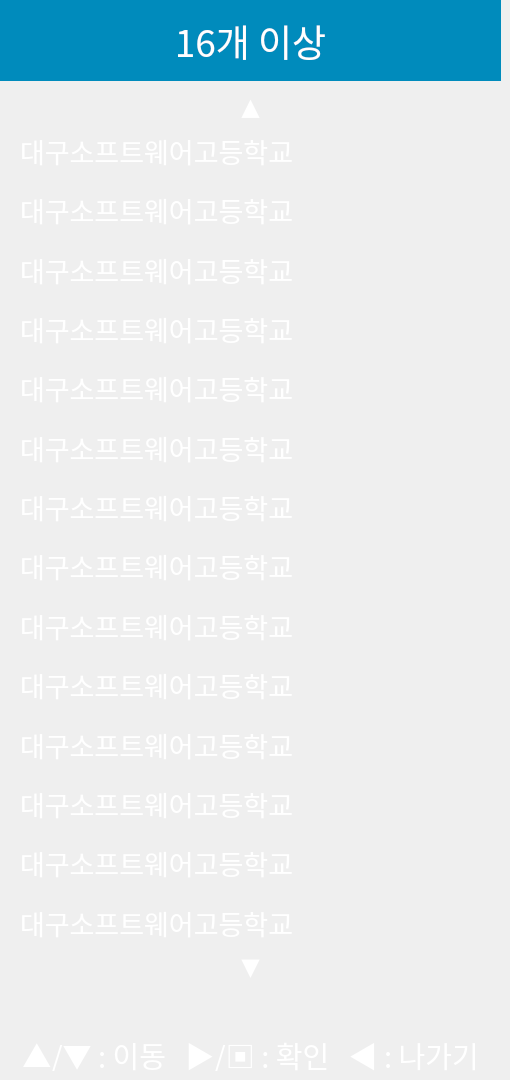
    <widget class="QWidget" name="set_sc_2_2">
     <attribute name="title">
      <string>Page</string>
     </attribute>
     <widget class="QLabel" name="set_kit_2_title">
      <property name="geometry">
       <rect>
        <x>0</x>
        <y>0</y>
        <width>501</width>
        <height>81</height>
       </rect>
      </property>
      <property name="font">
       <font>
        <family>나눔바른고딕</family>
        <pointsize>28</pointsize>
        <weight>50</weight>
        <bold>false</bold>
        <kerning>true</kerning>
       </font>
      </property>
      <property name="styleSheet">
       <string notr="true">color : rgb(255,255,255);
background-color: rgb(0,139,188);
</string>
      </property>
      <property name="text">
       <string>16개 이상</string>
      </property>
      <property name="alignment">
       <set>Qt::AlignCenter</set>
      </property>
     </widget>
     <widget class="QLabel" name="trash_con_4">
      <property name="geometry">
       <rect>
        <x>0</x>
        <y>1040</y>
        <width>501</width>
        <height>31</height>
       </rect>
      </property>
      <property name="font">
       <font>
        <family>나눔바른고딕</family>
        <pointsize>22</pointsize>
       </font>
      </property>
      <property name="styleSheet">
       <string notr="true">color : rgb(255,255,255)</string>
      </property>
      <property name="text">
       <string>▲/▼ : 이동   ▶/▣ : 확인   ◀ : 나가기</string>
      </property>
      <property name="alignment">
       <set>Qt::AlignCenter</set>
      </property>
     </widget>
     <widget class="QWidget" name="verticalLayoutWidget_5">
      <property name="geometry">
       <rect>
        <x>0</x>
        <y>120</y>
        <width>501</width>
        <height>831</height>
       </rect>
      </property>
      <layout class="QVBoxLayout" name="set_kit_2">
       <property name="spacing">
        <number>0</number>
       </property>
       <property name="bottomMargin">
        <number>0</number>
       </property>
       <item>
        <widget class="QWidget" name="_2_1" native="true">
         <widget class="QLabel" name="l21">
          <property name="geometry">
           <rect>
            <x>20</x>
            <y>0</y>
            <width>441</width>
            <height>61</height>
           </rect>
          </property>
          <property name="font">
           <font>
            <family>나눔바른고딕</family>
            <pointsize>20</pointsize>
           </font>
          </property>
          <property name="styleSheet">
           <string notr="true">color : rgb(255,255,255)
</string>
          </property>
          <property name="text">
           <string>대구소프트웨어고등학교</string>
          </property>
         </widget>
         <widget class="QLabel" name="label_47">
          <property name="geometry">
           <rect>
            <x>460</x>
            <y>17</y>
            <width>15</width>
            <height>25</height>
           </rect>
          </property>
          <property name="text">
           <string/>
          </property>
          <property name="pixmap">
           <pixmap>image/right.png</pixmap>
          </property>
          <property name="scaledContents">
           <bool>true</bool>
          </property>
         </widget>
        </widget>
       </item>
       <item>
        <widget class="QWidget" name="_2_2" native="true">
         <widget class="QLabel" name="l22">
          <property name="geometry">
           <rect>
            <x>20</x>
            <y>0</y>
            <width>441</width>
            <height>61</height>
           </rect>
          </property>
          <property name="font">
           <font>
            <family>나눔바른고딕</family>
            <pointsize>20</pointsize>
           </font>
          </property>
          <property name="styleSheet">
           <string notr="true">color : rgb(255,255,255)
</string>
          </property>
          <property name="text">
           <string>대구소프트웨어고등학교</string>
          </property>
         </widget>
         <widget class="QLabel" name="label_88">
          <property name="geometry">
           <rect>
            <x>460</x>
            <y>17</y>
            <width>15</width>
            <height>25</height>
           </rect>
          </property>
          <property name="text">
           <string/>
          </property>
          <property name="pixmap">
           <pixmap>image/right.png</pixmap>
          </property>
          <property name="scaledContents">
           <bool>true</bool>
          </property>
         </widget>
        </widget>
       </item>
       <item>
        <widget class="QWidget" name="_2_3" native="true">
         <widget class="QLabel" name="l23">
          <property name="geometry">
           <rect>
            <x>20</x>
            <y>0</y>
            <width>441</width>
            <height>61</height>
           </rect>
          </property>
          <property name="font">
           <font>
            <family>나눔바른고딕</family>
            <pointsize>20</pointsize>
           </font>
          </property>
          <property name="styleSheet">
           <string notr="true">color : rgb(255,255,255)
</string>
          </property>
          <property name="text">
           <string>대구소프트웨어고등학교</string>
          </property>
         </widget>
         <widget class="QLabel" name="label_90">
          <property name="geometry">
           <rect>
            <x>460</x>
            <y>17</y>
            <width>15</width>
            <height>25</height>
           </rect>
          </property>
          <property name="text">
           <string/>
          </property>
          <property name="pixmap">
           <pixmap>image/right.png</pixmap>
          </property>
          <property name="scaledContents">
           <bool>true</bool>
          </property>
         </widget>
        </widget>
       </item>
       <item>
        <widget class="QWidget" name="_2_4" native="true">
         <widget class="QLabel" name="l24">
          <property name="geometry">
           <rect>
            <x>20</x>
            <y>0</y>
            <width>441</width>
            <height>61</height>
           </rect>
          </property>
          <property name="font">
           <font>
            <family>나눔바른고딕</family>
            <pointsize>20</pointsize>
           </font>
          </property>
          <property name="styleSheet">
           <string notr="true">color : rgb(255,255,255)
</string>
          </property>
          <property name="text">
           <string>대구소프트웨어고등학교</string>
          </property>
         </widget>
         <widget class="QLabel" name="label_92">
          <property name="geometry">
           <rect>
            <x>460</x>
            <y>17</y>
            <width>15</width>
            <height>25</height>
           </rect>
          </property>
          <property name="text">
           <string/>
          </property>
          <property name="pixmap">
           <pixmap>image/right.png</pixmap>
          </property>
          <property name="scaledContents">
           <bool>true</bool>
          </property>
         </widget>
        </widget>
       </item>
       <item>
        <widget class="QWidget" name="_2_5" native="true">
         <widget class="QLabel" name="l25">
          <property name="geometry">
           <rect>
            <x>20</x>
            <y>0</y>
            <width>441</width>
            <height>61</height>
           </rect>
          </property>
          <property name="font">
           <font>
            <family>나눔바른고딕</family>
            <pointsize>20</pointsize>
           </font>
          </property>
          <property name="styleSheet">
           <string notr="true">color : rgb(255,255,255)
</string>
          </property>
          <property name="text">
           <string>대구소프트웨어고등학교</string>
          </property>
         </widget>
         <widget class="QLabel" name="label_94">
          <property name="geometry">
           <rect>
            <x>460</x>
            <y>17</y>
            <width>15</width>
            <height>25</height>
           </rect>
          </property>
          <property name="text">
           <string/>
          </property>
          <property name="pixmap">
           <pixmap>image/right.png</pixmap>
          </property>
          <property name="scaledContents">
           <bool>true</bool>
          </property>
         </widget>
        </widget>
       </item>
       <item>
        <widget class="QWidget" name="_2_6" native="true">
         <widget class="QLabel" name="l26">
          <property name="geometry">
           <rect>
            <x>20</x>
            <y>0</y>
            <width>441</width>
            <height>61</height>
           </rect>
          </property>
          <property name="font">
           <font>
            <family>나눔바른고딕</family>
            <pointsize>20</pointsize>
           </font>
          </property>
          <property name="styleSheet">
           <string notr="true">color : rgb(255,255,255)
</string>
          </property>
          <property name="text">
           <string>대구소프트웨어고등학교</string>
          </property>
         </widget>
         <widget class="QLabel" name="label_96">
          <property name="geometry">
           <rect>
            <x>460</x>
            <y>17</y>
            <width>15</width>
            <height>25</height>
           </rect>
          </property>
          <property name="text">
           <string/>
          </property>
          <property name="pixmap">
           <pixmap>image/right.png</pixmap>
          </property>
          <property name="scaledContents">
           <bool>true</bool>
          </property>
         </widget>
        </widget>
       </item>
       <item>
        <widget class="QWidget" name="_2_7" native="true">
         <widget class="QLabel" name="l27">
          <property name="geometry">
           <rect>
            <x>20</x>
            <y>0</y>
            <width>441</width>
            <height>61</height>
           </rect>
          </property>
          <property name="font">
           <font>
            <family>나눔바른고딕</family>
            <pointsize>20</pointsize>
           </font>
          </property>
          <property name="styleSheet">
           <string notr="true">color : rgb(255,255,255)
</string>
          </property>
          <property name="text">
           <string>대구소프트웨어고등학교</string>
          </property>
         </widget>
         <widget class="QLabel" name="label_98">
          <property name="geometry">
           <rect>
            <x>460</x>
            <y>17</y>
            <width>15</width>
            <height>25</height>
           </rect>
          </property>
          <property name="text">
           <string/>
          </property>
          <property name="pixmap">
           <pixmap>image/right.png</pixmap>
          </property>
          <property name="scaledContents">
           <bool>true</bool>
          </property>
         </widget>
        </widget>
       </item>
       <item>
        <widget class="QWidget" name="_2_8" native="true">
         <widget class="QLabel" name="l28">
          <property name="geometry">
           <rect>
            <x>20</x>
            <y>0</y>
            <width>441</width>
            <height>61</height>
           </rect>
          </property>
          <property name="font">
           <font>
            <family>나눔바른고딕</family>
            <pointsize>20</pointsize>
           </font>
          </property>
          <property name="styleSheet">
           <string notr="true">color : rgb(255,255,255)
</string>
          </property>
          <property name="text">
           <string>대구소프트웨어고등학교</string>
          </property>
         </widget>
         <widget class="QLabel" name="asd">
          <property name="geometry">
           <rect>
            <x>460</x>
            <y>17</y>
            <width>15</width>
            <height>25</height>
           </rect>
          </property>
          <property name="text">
           <string/>
          </property>
          <property name="pixmap">
           <pixmap>image/right.png</pixmap>
          </property>
          <property name="scaledContents">
           <bool>true</bool>
          </property>
         </widget>
        </widget>
       </item>
       <item>
        <widget class="QWidget" name="_2_9" native="true">
         <widget class="QLabel" name="l29">
          <property name="geometry">
           <rect>
            <x>20</x>
            <y>0</y>
            <width>441</width>
            <height>61</height>
           </rect>
          </property>
          <property name="font">
           <font>
            <family>나눔바른고딕</family>
            <pointsize>20</pointsize>
           </font>
          </property>
          <property name="styleSheet">
           <string notr="true">color : rgb(255,255,255)
</string>
          </property>
          <property name="text">
           <string>대구소프트웨어고등학교</string>
          </property>
         </widget>
         <widget class="QLabel" name="label_102">
          <property name="geometry">
           <rect>
            <x>460</x>
            <y>17</y>
            <width>15</width>
            <height>25</height>
           </rect>
          </property>
          <property name="text">
           <string/>
          </property>
          <property name="pixmap">
           <pixmap>image/right.png</pixmap>
          </property>
          <property name="scaledContents">
           <bool>true</bool>
          </property>
         </widget>
        </widget>
       </item>
       <item>
        <widget class="QWidget" name="_2_10" native="true">
         <widget class="QLabel" name="l210">
          <property name="geometry">
           <rect>
            <x>20</x>
            <y>0</y>
            <width>441</width>
            <height>61</height>
           </rect>
          </property>
          <property name="font">
           <font>
            <family>나눔바른고딕</family>
            <pointsize>20</pointsize>
           </font>
          </property>
          <property name="styleSheet">
           <string notr="true">color : rgb(255,255,255)
</string>
          </property>
          <property name="text">
           <string>대구소프트웨어고등학교</string>
          </property>
         </widget>
         <widget class="QLabel" name="label_104">
          <property name="geometry">
           <rect>
            <x>460</x>
            <y>17</y>
            <width>15</width>
            <height>25</height>
           </rect>
          </property>
          <property name="text">
           <string/>
          </property>
          <property name="pixmap">
           <pixmap>image/right.png</pixmap>
          </property>
          <property name="scaledContents">
           <bool>true</bool>
          </property>
         </widget>
        </widget>
       </item>
       <item>
        <widget class="QWidget" name="_2_11" native="true">
         <widget class="QLabel" name="l211">
          <property name="geometry">
           <rect>
            <x>20</x>
            <y>0</y>
            <width>441</width>
            <height>61</height>
           </rect>
          </property>
          <property name="font">
           <font>
            <family>나눔바른고딕</family>
            <pointsize>20</pointsize>
           </font>
          </property>
          <property name="styleSheet">
           <string notr="true">color : rgb(255,255,255)
</string>
          </property>
          <property name="text">
           <string>대구소프트웨어고등학교</string>
          </property>
         </widget>
         <widget class="QLabel" name="label_106">
          <property name="geometry">
           <rect>
            <x>460</x>
            <y>17</y>
            <width>15</width>
            <height>25</height>
           </rect>
          </property>
          <property name="text">
           <string/>
          </property>
          <property name="pixmap">
           <pixmap>image/right.png</pixmap>
          </property>
          <property name="scaledContents">
           <bool>true</bool>
          </property>
         </widget>
        </widget>
       </item>
       <item>
        <widget class="QWidget" name="_2_12" native="true">
         <widget class="QLabel" name="l212">
          <property name="geometry">
           <rect>
            <x>20</x>
            <y>0</y>
            <width>441</width>
            <height>61</height>
           </rect>
          </property>
          <property name="font">
           <font>
            <family>나눔바른고딕</family>
            <pointsize>20</pointsize>
           </font>
          </property>
          <property name="styleSheet">
           <string notr="true">color : rgb(255,255,255)
</string>
          </property>
          <property name="text">
           <string>대구소프트웨어고등학교</string>
          </property>
         </widget>
         <widget class="QLabel" name="label_108">
          <property name="geometry">
           <rect>
            <x>460</x>
            <y>17</y>
            <width>15</width>
            <height>25</height>
           </rect>
          </property>
          <property name="text">
           <string/>
          </property>
          <property name="pixmap">
           <pixmap>image/right.png</pixmap>
          </property>
          <property name="scaledContents">
           <bool>true</bool>
          </property>
         </widget>
        </widget>
       </item>
       <item>
        <widget class="QWidget" name="_2_13" native="true">
         <widget class="QLabel" name="l213">
          <property name="geometry">
           <rect>
            <x>20</x>
            <y>0</y>
            <width>441</width>
            <height>61</height>
           </rect>
          </property>
          <property name="font">
           <font>
            <family>나눔바른고딕</family>
            <pointsize>20</pointsize>
           </font>
          </property>
          <property name="styleSheet">
           <string notr="true">color : rgb(255,255,255)
</string>
          </property>
          <property name="text">
           <string>대구소프트웨어고등학교</string>
          </property>
         </widget>
         <widget class="QLabel" name="label_110">
          <property name="geometry">
           <rect>
            <x>460</x>
            <y>17</y>
            <width>15</width>
            <height>25</height>
           </rect>
          </property>
          <property name="text">
           <string/>
          </property>
          <property name="pixmap">
           <pixmap>image/right.png</pixmap>
          </property>
          <property name="scaledContents">
           <bool>true</bool>
          </property>
         </widget>
        </widget>
       </item>
       <item>
        <widget class="QWidget" name="_2_14" native="true">
         <widget class="QLabel" name="l214">
          <property name="geometry">
           <rect>
            <x>20</x>
            <y>0</y>
            <width>441</width>
            <height>61</height>
           </rect>
          </property>
          <property name="font">
           <font>
            <family>나눔바른고딕</family>
            <pointsize>20</pointsize>
           </font>
          </property>
          <property name="styleSheet">
           <string notr="true">color : rgb(255,255,255)
</string>
          </property>
          <property name="text">
           <string>대구소프트웨어고등학교</string>
          </property>
         </widget>
         <widget class="QLabel" name="label_112">
          <property name="geometry">
           <rect>
            <x>460</x>
            <y>17</y>
            <width>15</width>
            <height>25</height>
           </rect>
          </property>
          <property name="text">
           <string/>
          </property>
          <property name="pixmap">
           <pixmap>image/right.png</pixmap>
          </property>
          <property name="scaledContents">
           <bool>true</bool>
          </property>
         </widget>
        </widget>
       </item>
      </layout>
     </widget>
     <widget class="QLabel" name="trash_con_6">
      <property name="geometry">
       <rect>
        <x>0</x>
        <y>950</y>
        <width>501</width>
        <height>31</height>
       </rect>
      </property>
      <property name="font">
       <font>
        <family>나눔바른고딕</family>
        <pointsize>18</pointsize>
       </font>
      </property>
      <property name="styleSheet">
       <string notr="true">color : rgb(255,255,255)</string>
      </property>
      <property name="text">
       <string>▼</string>
      </property>
      <property name="alignment">
       <set>Qt::AlignCenter</set>
      </property>
     </widget>
     <widget class="QLabel" name="trash_con_7">
      <property name="geometry">
       <rect>
        <x>0</x>
        <y>90</y>
        <width>501</width>
        <height>31</height>
       </rect>
      </property>
      <property name="font">
       <font>
        <family>나눔바른고딕</family>
        <pointsize>18</pointsize>
       </font>
      </property>
      <property name="styleSheet">
       <string notr="true">color : rgb(255,255,255)</string>
      </property>
      <property name="text">
       <string>▲</string>
      </property>
      <property name="alignment">
       <set>Qt::AlignCenter</set>
      </property>
     </widget>
    </widget>
